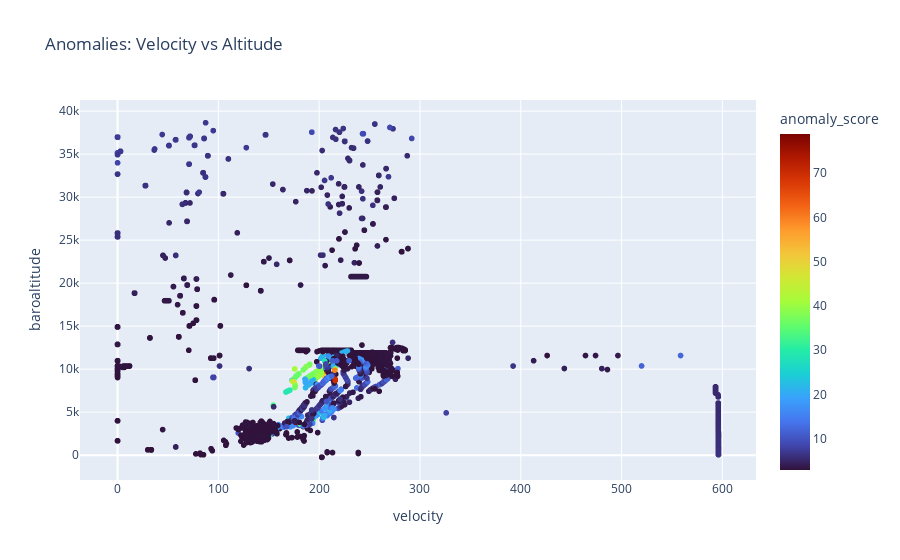

The cell this chart's notebook holds for it:
### Code cell
import plotly.express as px

fig = px.scatter(
    anomalies,
    x="velocity",
    y="baroaltitude",
    color="anomaly_score",
    title="Anomalies: Velocity vs Altitude",
    color_continuous_scale="Turbo"
)
fig.show()

### Figure 1 — Plotly figure (JSON) as saved in the notebook; plotly's stock layout.template omitted (floating-point values rounded to 4 significant figures; data arrays with more than 128 entries replaced by an {"elided": "..."} marker saying what was removed)
{"data": [{"hovertemplate": "velocity=%{x}<br>baroaltitude=%{y}<br>anomaly_score=%{marker.color}<extra></extra>", "legendgroup": "", "marker": {"color": {"elided": "5291 float values"}, "coloraxis": "coloraxis", "symbol": "circle"}, "mode": "markers", "name": "", "showlegend": false, "type": "scattergl", "x": {"elided": "5291 float values"}, "xaxis": "x", "y": {"elided": "5291 float values"}, "yaxis": "y"}], "layout": {"coloraxis": {"colorbar": {"title": {"text": "anomaly_score"}}, "colorscale": [[0, "#30123b"], [0.07143, "#4145ab"], [0.1429, "#4675ed"], [0.2143, "#39a2fc"], [0.2857, "#1bcfd4"], [0.3571, "#24eca6"], [0.4286, "#61fc6c"], [0.5, "#a4fc3b"], [0.5714, "#d1e834"], [0.6429, "#f3c63a"], [0.7143, "#fe9b2d"], [0.7857, "#f36315"], [0.8571, "#d93806"], [0.9286, "#b11901"], [1, "#7a0402"]]}, "legend": {"tracegroupgap": 0}, "title": {"text": "Anomalies: Velocity vs Altitude"}, "xaxis": {"anchor": "y", "domain": [0, 1], "title": {"text": "velocity"}}, "yaxis": {"anchor": "x", "domain": [0, 1], "title": {"text": "baroaltitude"}}}}
